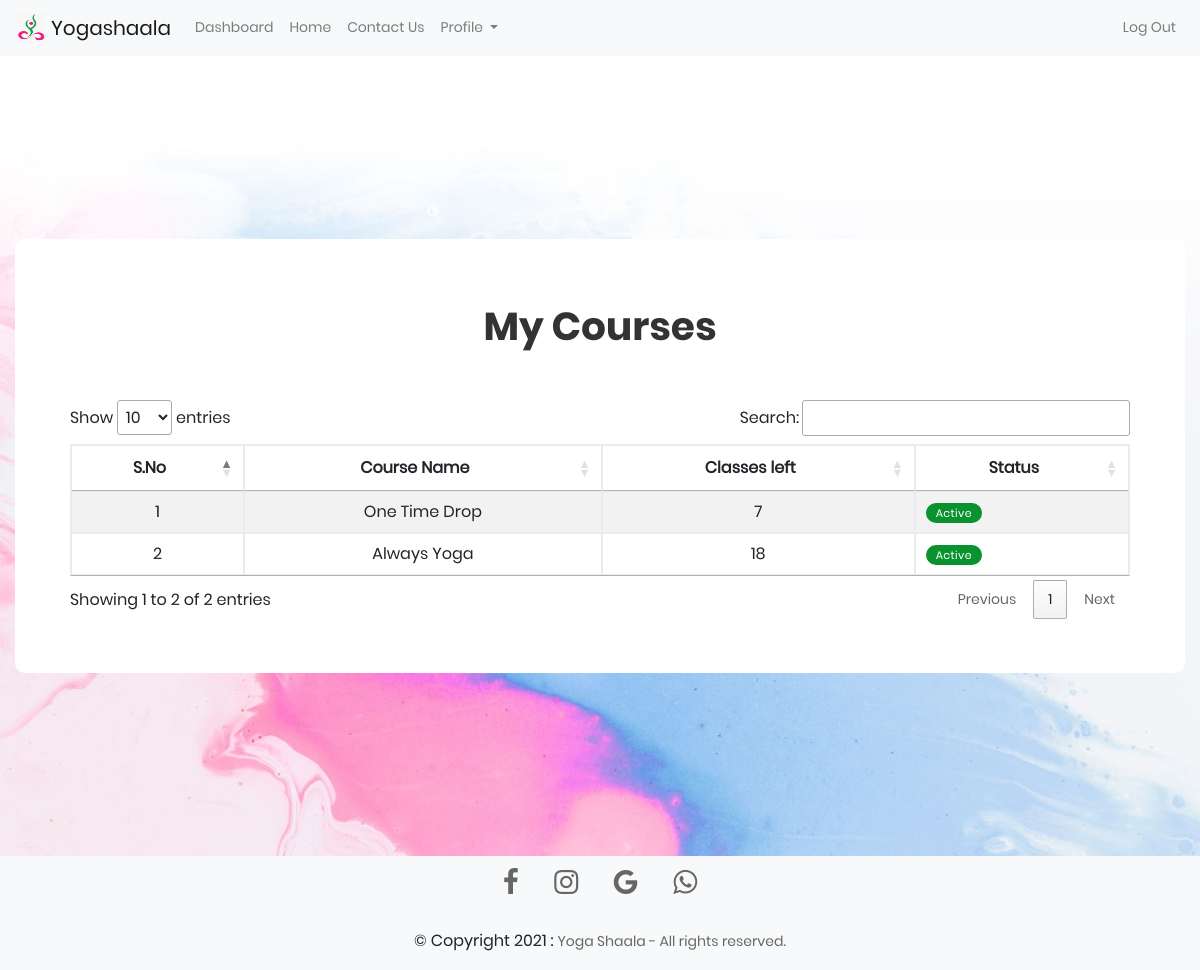
The app's page /user_courses/ (signed in) with its own data.
### first_app/models.py (models this page shows, shortened)
class students(models.Model):
    username = models.ForeignKey(User, on_delete=models.CASCADE)
    course_id = models.ForeignKey(addcourse, on_delete=models.CASCADE)
    start_date = models.DateField()
    classes_attended = models.IntegerField()
    classes_left = models.IntegerField()
    status = models.BooleanField()

class addcourse(models.Model):
    id = models.IntegerField(primary_key=True)
    name = models.CharField(max_length=15)
    classes = models.IntegerField()
    duration = models.IntegerField()
    cost = models.IntegerField()

### first_app/views.py (the view)
# urls.py: path('user_courses/',views.user_courses,name='user_courses'),
def user_courses(request):
    id = request.user.username
    u = User.objects.get(username=id)
    tec_id = students.objects.filter(username=u)
    ls=[]
    for i in tec_id:
        if i.status == True and i.course_id.id != 1:
            ls.append(i)
    context = {
        'trans': ls,
    }
    return render(request, 'first_app/user_courses.html',context)

### templates/first_app/user_courses.html (shortened to what this page needs)
<!DOCTYPE html>
{% load static %}
<html lang="en">
<head>
	<link rel="stylesheet" type="text/css" href="{% static 'vendor/bootstrap/css/bootstrap.min.css'%} ">
	<link rel="stylesheet" type="text/css" href="{% static 'fonts/font-awesome-4.7.0/css/font-awesome.min.css'%} ">
	<link rel="stylesheet" type="text/css" href="{% static 'fonts/iconic/css/material-design-iconic-font.min.css'%} ">
	<link rel="stylesheet" type="text/css" href="{% static 'vendor/animate/animate.css'%} ">
	<link rel="stylesheet" type="text/css" href="{% static 'vendor/css-hamburgers/hamburgers.min.css'%} ">
	<link rel="stylesheet" type="text/css" href="{% static 'vendor/animsition/css/animsition.min.css'%} ">
	<link rel="stylesheet" type="text/css" href="{% static 'vendor/select2/select2.min.css'%} ">
	<link rel="stylesheet" type="text/css" href="{% static 'vendor/daterangepicker/daterangepicker.css'%} ">
	<link rel="stylesheet" type="text/css" href="{% static 'css/util.css'%} ">
	<link rel="stylesheet" type="text/css" href="{% static 'css/main.css'%} ">
	<link rel="stylesheet" type="text/css" href="https://cdn.datatables.net/1.11.3/css/jquery.dataTables.min.css">
    <link rel="stylesheet" type="text/css" href="https://cdnjs.cloudflare.com/ajax/libs/font-awesome/4.7.0/css/font-awesome.css">
</head>
<body>
	<nav class="navbar navbar-expand-lg navbar-light bg-light">
		<a class="navbar-brand" href="">
			<img src="{% static 'images/icons/symbol.jpeg' %}"  width="30" height="30" class="d-inline-block align-top" alt="">
			Yogashaala</a>
		<div class="collapse navbar-collapse" id="navbarSupportedContent">
		  <ul class="navbar-nav mr-auto">
			<li class="nav-item">
			  <a class="nav-link" href="/user_dashboard/">Dashboard <span class="sr-only">(current)</span></a>
			</li>
			  <li class="nav-item">
			  <a class="nav-link" href="/indexU/">Home</a>
			</li>
			  <li class="nav-item">
				<a class="nav-link pagescroll" href="#contactus">Contact Us</a>
			</li>
			<li class="nav-item dropdown">
				<a class="nav-link dropdown-toggle" href="" id="navbarDropdown" role="button" data-toggle="dropdown" aria-haspopup="true" aria-expanded="false">
				  Profile
				</a>
			</li>
		  </ul>
	      <ul class="navbar-nav right hide-on-med-and-down">
			<li>
				<a class="nav-link" aria-current="page" href='/logout/'>Log Out</a>
			</li>
		</ul>
		</div>
	  </nav>
	<div class="limiter">
		<div class="container-login100" style="background-image: url({% static 'images/bg-01.jpeg' %});">
			<div class="wrap-login1001 p-l-55 p-r-55 p-t-65 p-b-54">
				<form class="login100-form validate-form">
					<span class="login100-form-title p-b-49">
						My Courses
					</span>
			<div class="card_body">
				<div class="overflow-x">
					<table id="mark_atten" class="table table-hover table-bordered table-striped table cust-datatable dataTable no-footer" style="width:100%">
					  <thead>
						<tr>
						  <th data-sortable="true" class="text-center">S.No</th>
						  <th data-sortable="true" class="text-center">Course Name</th>
						  <th data-sortable="true" class="text-center">Classes left</th>
						  <th data-sortable="true" class="text-center">Status</th>
						</tr>
					  </thead>
					  <tbody>
					  {%for i in trans%}
						<tr>
						  <td class="text-center">{{ forloop.counter }}</td>
						  <td class="text-center">{{i.course_id.name}}</td>
						  <td class="text-center">{{i.classes_left}}</td>
						  <td><span class="mode mode_on">Active</span></td>
						</tr>
					  {% endfor %}
					  </tbody>
					</table>
				</div>
			</div>
        </form>
      </div>
    </div>
  </div>
<footer class="page-footer font-small bg-light">
  <div class="container  text-center black-text py-3">
	  <div class="row">
		<div class="col-md-12 justify-content: space-around">
		  <div class="flex-center">
			<a class="fb-ic" href="https://www.facebook.com/yogashaala">
			  <i class="fa fa-facebook-f fa-lg  text-center black-text  fa-2x mr-3 ml-3" > </i>
			</a>
			<a class="ins-ic" href="https://www.instagram.com/yogashaala">
			  <i class="fa fa-instagram fa-lg text-center black-text fa-2x mr-3 ml-3" > </i>
			</a>
			<a class="gplus-ic" href="mailto:info@yogashaala.net?cc=marksim@yogashaala.net&subject=Website%20Contact&body=I%20would%20like%20to%20more%20about%20the%20classes.%20This%20is%20my%20contact%20number%20and%20email%20address.">
			  <i class="fa fa-google fa-lg  text-center black-text  fa-2x mr-3 ml-3" > </i>
			</a>
			<a class="wh-ic" href="https://wa.me/96895753154?text=Please%20write%20your%20name%2C%20mobile%20and%20email%20and%20the%20nature%20of%20your%20enquiry.">
			  <i class="fa fa-whatsapp fa-lg  black-text text-center black-text fa-2x mr-3 ml-3" > </i>
			</a>
		  </div>
		</div>
	  </div>
	</div>
	<div class="footer-copyright text-center black-text py-3">© Copyright 2021 :
	  <a href="" class="black-text"> Yoga Shaala - All rights reserved. </a>
	</div>
  </footer>
</body>
</html>

### static/css/main.css (style rules this page uses)
* { margin: 0px; padding: 0px; box-sizing: border-box; }
body, html { height: 100%; font-family: Poppins-Regular, sans-serif; }
a { font-family: Poppins-Regular; font-size: 14px; line-height: 1.7; color: #666666; margin: 0px; transition: all 0.4s; -webkit-transition: all 0.4s; -o-transition: all 0.4s; -moz-transition: all 0.4s; }
ul, li { margin: 0px; list-style-type: none; }
.limiter { width: 100%; margin: 0 auto; }
.container-login100 { width: 100%; min-height: 100vh; display: -webkit-box; display: -webkit-flex; display: -moz-box; display: -ms-flexbox; display: flex; flex-wrap: wrap; justify-content: center; align-items: center; padding: 15px; background-repeat: no-repeat; background-position: center; background-size: cover; }
.wrap-login1001 { width: 1300px; background: #fff; border-radius: 10px; overflow: hidden; }
.login100-form { width: 100%; }
.login100-form-title { display: block; font-family: Poppins-Bold; font-size: 39px; color: #333333; line-height: 1.2; text-align: center; }
.mode { padding: 2px 10px; line-height: 20px; color: #fff; font-weight: 200; border-radius: 1rem ; -webkit-border-radius: 1rem; -moz-border-radius: 1rem; -ms-border-radius: 1rem; -o-border-radius: 1rem; font-size: 11px; letter-spacing: 0.4px; }
.mode_on { background: #09922d; }
@media only screen and (max-width:1200px) { .overflow-x { overflow: scroll; } }

### records on screen
students: course_id.name "One Time Drop", classes_left "7"
students: course_id.name "Always Yoga", classes_left "18"
